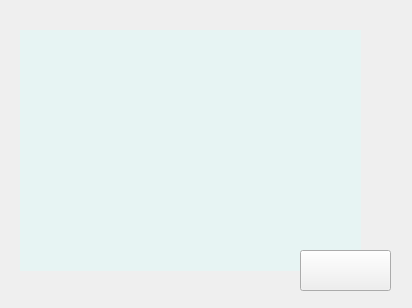
<?xml version="1.0" encoding="UTF-8"?>
<ui version="4.0">
 <class>Rule</class>
 <widget class="QWidget" name="Rule">
  <property name="geometry">
   <rect>
    <x>0</x>
    <y>0</y>
    <width>412</width>
    <height>308</height>
   </rect>
  </property>
  <property name="windowTitle">
   <string>Form</string>
  </property>
  <widget class="QLabel" name="label1">
   <property name="geometry">
    <rect>
     <x>20</x>
     <y>30</y>
     <width>341</width>
     <height>241</height>
    </rect>
   </property>
   <property name="styleSheet">
    <string notr="true">background-color:rgba(213, 255, 251,30%)</string>
   </property>
   <property name="text">
    <string/>
   </property>
  </widget>
  <widget class="QLabel" name="label2">
   <property name="geometry">
    <rect>
     <x>60</x>
     <y>80</y>
     <width>241</width>
     <height>151</height>
    </rect>
   </property>
   <property name="styleSheet">
    <string notr="true">border-image: url(:/images/Gamerules.png);</string>
   </property>
   <property name="text">
    <string/>
   </property>
  </widget>
  <widget class="QPushButton" name="pushButton">
   <property name="geometry">
    <rect>
     <x>300</x>
     <y>250</y>
     <width>91</width>
     <height>41</height>
    </rect>
   </property>
   <property name="styleSheet">
    <string notr="true">#pushButton{
	border-image: url(:/images/backlast.png);}</string>
   </property>
   <property name="text">
    <string/>
   </property>
  </widget>
 </widget>
 <resources/>
 <connections/>
</ui>
